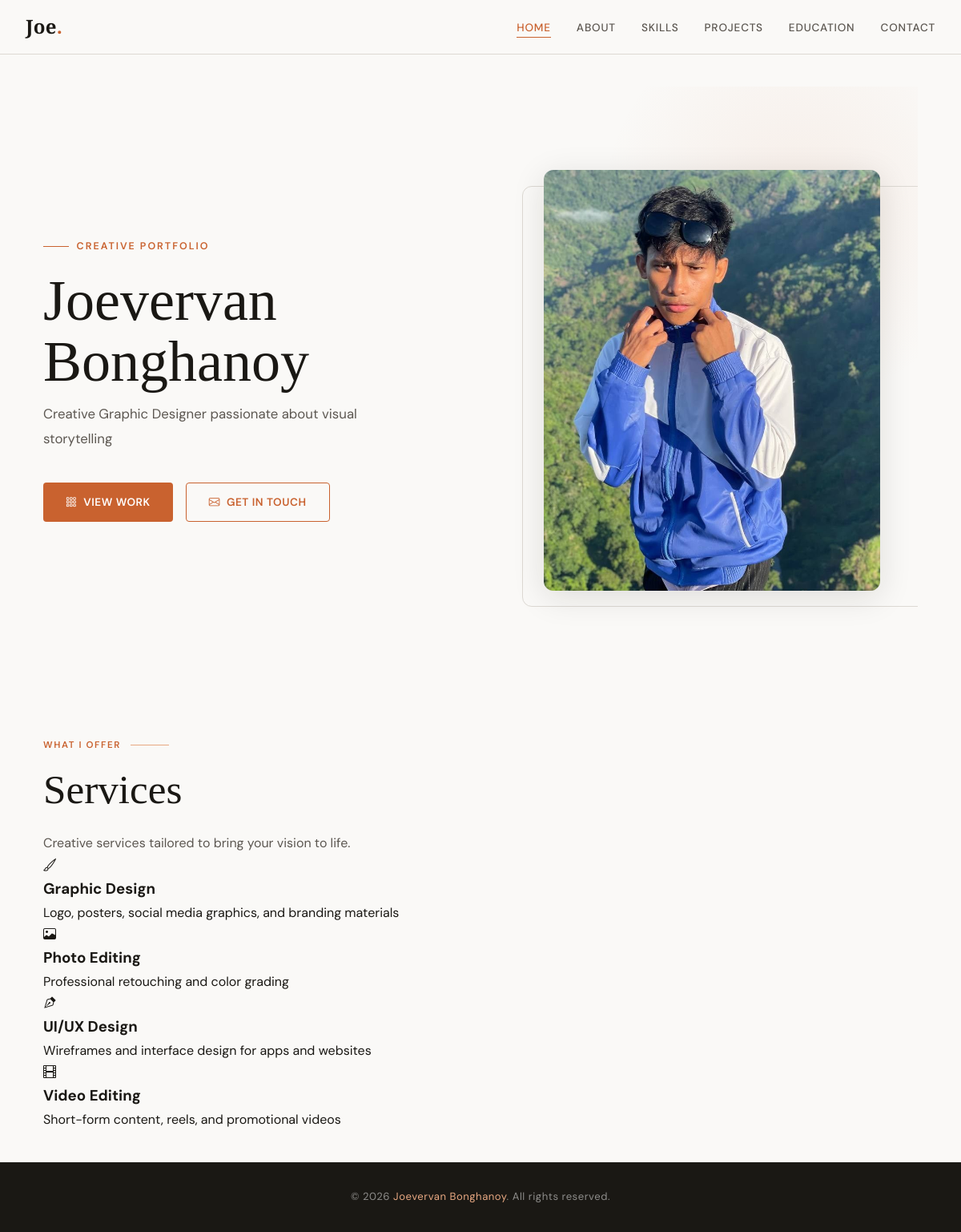
The page / on the database its author committed.
### portfolio/models.py (models this page shows, shortened)
class Profile(models.Model):
    name = models.CharField(max_length=100)
    tagline = models.CharField(max_length=200)
    about = models.TextField()
    career_goals = models.TextField()
    email = models.EmailField()
    github = models.URLField(blank=True)
    linkedin = models.URLField(blank=True)
    facebook = models.URLField(blank=True)
    behance = models.URLField(blank=True)
    instagram = models.URLField(blank=True)
    twitter = models.URLField(blank=True)
    youtube = models.URLField(blank=True)
    tiktok = models.URLField(blank=True)
    photo = models.ImageField(upload_to='profile/', blank=True, null=True)
    class Meta:
        verbose_name = 'Profile'

class Service(models.Model):
    title = models.CharField(max_length=100)
    description = models.TextField()
    icon = models.CharField(
        max_length=60,
        blank=True,
        help_text='Bootstrap icon class e.g. bi-brush, bi-camera, bi-film, bi-vector-pen'
    )
    order = models.IntegerField(default=0)
    class Meta:
        ordering = ['order', 'title']

### portfolio/views.py (the view)
# urls.py: path('',           views.home,      name='home'),
def home(request):
    profile = get_profile()
    featured_projects = Project.objects.filter(featured=True)[:3]
    services = Service.objects.all()
    return render(request, 'portfolio/home.html', {
        'profile': profile,
        'featured_projects': featured_projects,
        'services': services,
    })

### portfolio/views.py (called while the page is built)
def get_profile():
    return Profile.objects.first()

### portfolio/templates/portfolio/home.html (shortened to what this page needs)
{% extends 'portfolio/base.html' %}
{% load static %}
{% block content %}
<section class="section-pad">
  <div class="container">
    <div class="hero">
      <div class="hero-content">
        <p class="hero-eyebrow">Creative Portfolio</p>
        {% if profile %}
          <h1 class="hero-name">{{ profile.name }}</h1>
          <p class="hero-tagline">{{ profile.tagline }}</p>
        {% else %}
          <h1 class="hero-name">Your <em>Name</em></h1>
          <p class="hero-tagline">Add your profile in the admin panel.</p>
        {% endif %}
        <div class="hero-actions">
          <a href="{% url 'projects' %}" class="btn btn-primary">
            <i class="bi bi-grid-3x3-gap"></i> View Work
          </a>
          <a href="{% url 'contact' %}" class="btn btn-outline">
            <i class="bi bi-envelope"></i> Get in Touch
          </a>
        </div>
      </div>
      <div class="hero-image-wrap">
        {% if profile and profile.photo %}
          <img src="{{ profile.photo.url }}" alt="{{ profile.name }}" class="hero-photo"/>
        {% endif %}
      </div>
    </div>
  </div>
</section>
{% if services %}
<section class="section-pad">
  <div class="container">
    <div class="section-label">What I Offer</div>
    <h2 class="section-title">Services</h2>
    <p class="section-subtitle">Creative services tailored to bring your vision to life.</p>
    <div class="services-grid">
      {% for service in services %}
      <div class="service-card">
        {% if service.icon %}
          <i class="bi {{ service.icon }} service-icon"></i>
        {% else %}
          <i class="bi bi-stars service-icon"></i>
        {% endif %}
        <h3 class="service-title">{{ service.title }}</h3>
        <p class="service-desc">{{ service.description }}</p>
      </div>
      {% endfor %}
    </div>
  </div>
</section>
{% endif %}
{% endblock %}

### portfolio/templates/portfolio/base.html (shortened to what this page needs)
{% load static %}
<!DOCTYPE html>
<html lang="en">
<head>
  <link rel="stylesheet" href="{% static 'portfolio/css/style.css' %}"/>
  <link rel="stylesheet" href="https://cdnjs.cloudflare.com/ajax/libs/bootstrap-icons/1.11.3/font/bootstrap-icons.min.css"/>
</head>
<body>
<nav class="navbar">
  <a href="{% url 'home' %}" class="nav-brand">
    {% if profile %}{{ profile.name|slice:":3" }}<span>.</span>{% else %}Joe<span>.</span>{% endif %}
  </a>
  <ul class="nav-links">
    <li><a href="{% url 'home' %}">Home</a></li>
    <li><a href="{% url 'about' %}">About</a></li>
    <li><a href="{% url 'skills' %}">Skills</a></li>
    <li><a href="{% url 'projects' %}">Projects</a></li>
    <li><a href="{% url 'education' %}">Education</a></li>
    <li><a href="{% url 'contact' %}">Contact</a></li>
  </ul>
</nav>
{% block content %}{% endblock %}
<footer>
  <p>&copy; {% now "Y" %} <span>{% if profile %}{{ profile.name }}{% else %}Portfolio{% endif %}</span>. All rights reserved.</p>
</footer>
</body>
</html>

### portfolio/static/portfolio/css/style.css (style rules this page uses)
:root { --bg: #faf9f7; --bg2: #f3f1ee; --bg3: #ebe8e3; --text: #1a1814; --text2: #5c5751; --text3: #9c968f; --accent: #c9622f; --accent2: #e8a882; --border: #ddd9d3; --white: #ffffff; --shadow: 0 2px 20px rgba(26,24,20,.07); --shadow-lg: 0 8px 40px rgba(26,24,20,.12); --radius: 12px; --font-display: 'Cormorant Garamond', Georgia, serif; --font-body: 'DM Sans', sans-serif; }
*, *::before, *::after { box-sizing: border-box; margin: 0; padding: 0; }
html { scroll-behavior: smooth; }
body { font-family: var(--font-body); background: var(--bg); color: var(--text); font-size: 16px; line-height: 1.7; -webkit-font-smoothing: antialiased; }
img { max-width: 100%; display: block; }
a { text-decoration: none; color: inherit; }
.navbar { position: sticky; top: 0; z-index: 1000; background: rgba(250,249,247,.92); backdrop-filter: blur(12px); border-bottom: 1px solid var(--border); padding: 0 2rem; height: 68px; display: flex; align-items: center; justify-content: space-between; }
.nav-brand { font-family: var(--font-display); font-size: 1.5rem; font-weight: 600; color: var(--text); letter-spacing: .01em; }
.nav-brand span { color: var(--accent); }
.nav-links { display: flex; align-items: center; gap: 2rem; list-style: none; }
.nav-links a { font-size: .85rem; font-weight: 500; letter-spacing: .06em; text-transform: uppercase; color: var(--text2); transition: color .2s; position: relative; padding-bottom: 2px; }
.nav-links a::after { content: ''; position: absolute; bottom: -2px; left: 0; width: 0; height: 1px; background: var(--accent); transition: width .25s ease; }
.nav-links a:hover, .nav-links a.active { color: var(--accent); }
.nav-links a:hover::after, .nav-links a.active::after { width: 100%; }
.container { max-width: 1140px; margin: 0 auto; padding: 0 1.5rem; }
.section-pad { padding: 2.5rem 0; }
.section-label { display: flex; align-items: center; gap: .75rem; font-size: .72rem; font-weight: 600; letter-spacing: .14em; text-transform: uppercase; color: var(--accent); margin-bottom: 1rem; }
.section-label::after { content: ''; flex: 1; max-width: 48px; height: 1px; background: var(--accent2); }
.section-title { font-family: var(--font-display); font-size: clamp(2.2rem, 5vw, 3.2rem); font-weight: 300; line-height: 1.15; color: var(--text); margin-bottom: 1.5rem; }
.section-subtitle { font-size: 1rem; color: var(--text2); max-width: 520px; }
.btn { display: inline-flex; align-items: center; gap: .5rem; padding: .75rem 1.75rem; border-radius: 4px; font-size: .85rem; font-weight: 600; letter-spacing: .04em; text-transform: uppercase; cursor: pointer; border: none; transition: all .25s; }
.btn-primary { background: var(--accent); color: var(--white); }
.btn-outline { background: transparent; color: var(--accent); border: 1.5px solid var(--accent); }
.hero { min-height: calc(100vh - 68px); display: grid; grid-template-columns: 1fr 1fr; align-items: center; gap: 4rem; padding: 5rem 0; position: relative; overflow: hidden; }
.hero::before { content: ''; position: absolute; top: -100px; right: -100px; width: 500px; height: 500px; background: radial-gradient(circle, rgba(201,98,47,.08) 0%, transparent 70%); pointer-events: none; }
.hero-eyebrow { font-size: .78rem; font-weight: 600; letter-spacing: .16em; text-transform: uppercase; color: var(--accent); margin-bottom: 1.25rem; display: flex; align-items: center; gap: .6rem; }
.hero-eyebrow::before { content: ''; width: 32px; height: 1px; background: var(--accent); }
.hero-name { font-family: var(--font-display); font-size: clamp(3rem, 6vw, 5rem); font-weight: 300; line-height: 1.05; color: var(--text); margin-bottom: .75rem; }
.hero-tagline { font-size: 1.05rem; color: var(--text2); margin-bottom: 2.5rem; max-width: 440px; line-height: 1.8; }
.hero-actions { display: flex; gap: 1rem; flex-wrap: wrap; }
.hero-image-wrap { position: relative; display: flex; justify-content: center; }
.hero-image-wrap::before { content: ''; position: absolute; inset: 20px -20px -20px 20px; border: 1.5px solid var(--border); border-radius: var(--radius); z-index: 0; }
.hero-photo { width: 100%; max-width: 420px; aspect-ratio: 4/5; object-fit: cover; border-radius: var(--radius); position: relative; z-index: 1; box-shadow: var(--shadow-lg); }
footer { background: var(--text); color: rgba(255,255,255,.5); text-align: center; padding: 2rem 1.5rem; font-size: .82rem; letter-spacing: .04em; }
footer span { color: var(--accent2); }

### rows shown on the page
Profile: name "Joe", name "Joevervan Bonghanoy", tagline "Creative Graphic Designer passionate about visual storytelling", photo (picture)
Service: title "Graphic Design", description "Logo, posters, social media graphics, and branding materials"
Service: title "Photo Editing", description "Professional retouching and color grading"
Service: title "UI/UX Design", description "Wireframes and interface design for apps and websites"
Service: title "Video Editing", description "Short-form content, reels, and promotional videos"
